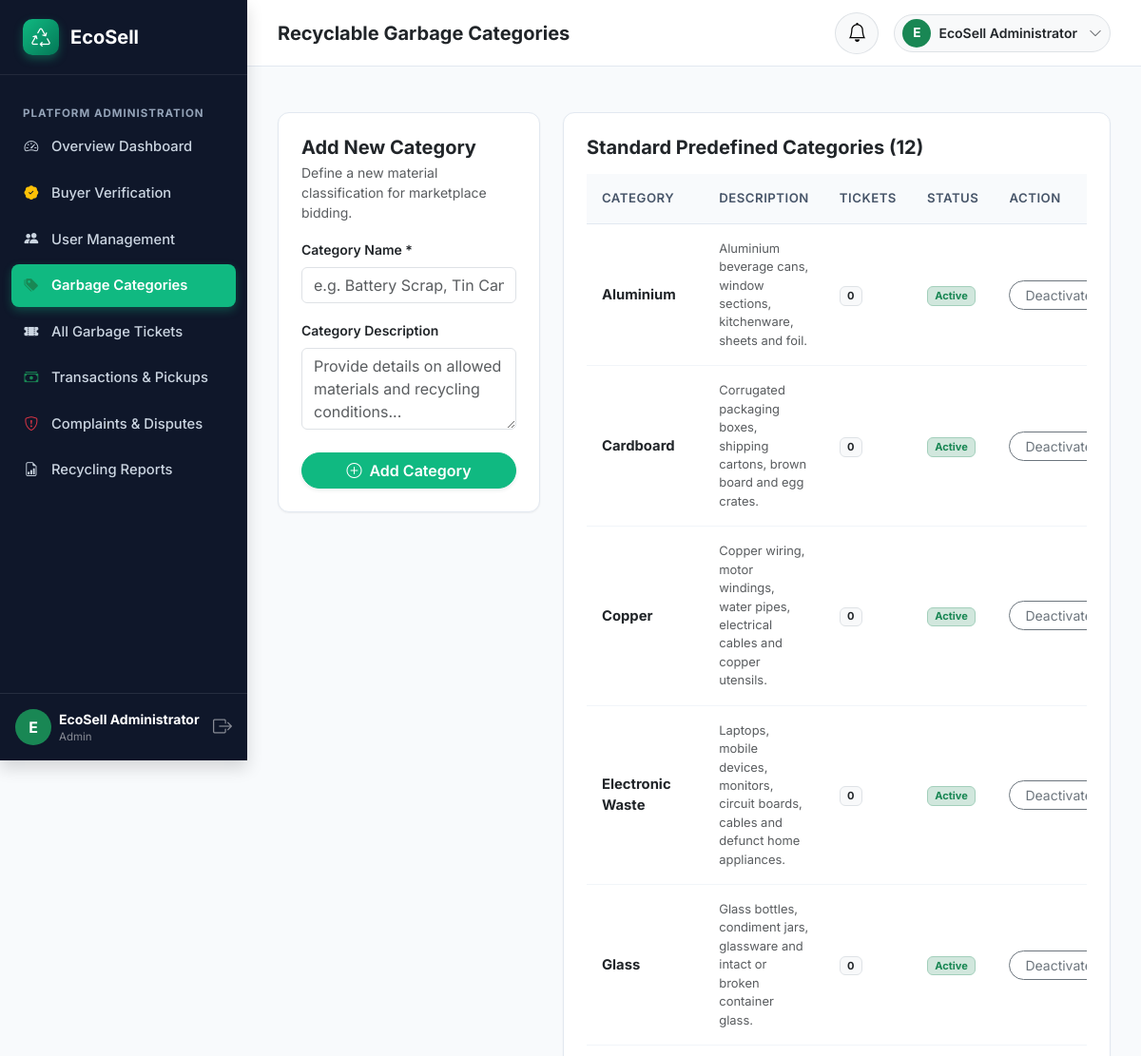
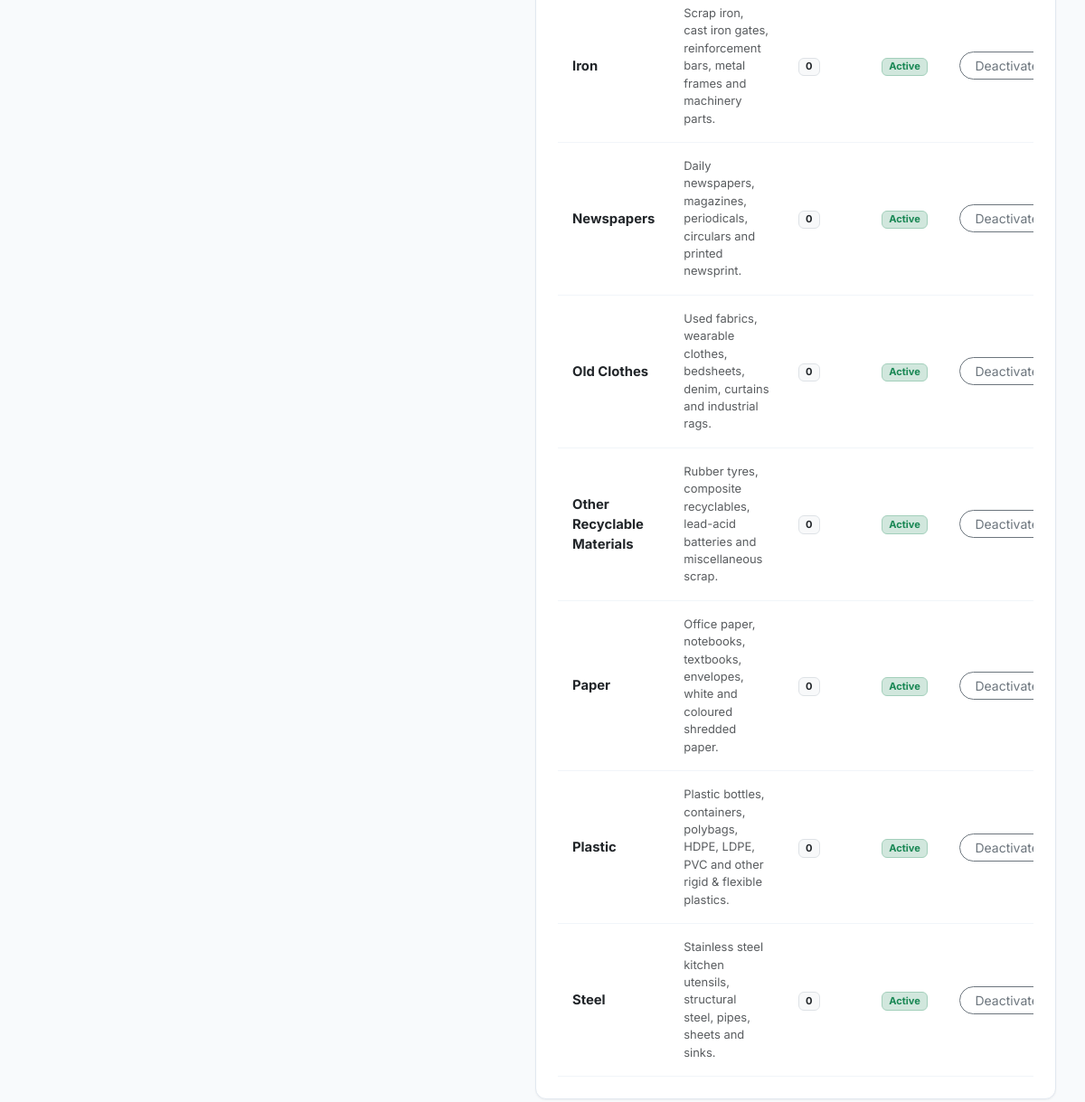
The app's page /admin/categories (signed in) with its own data (2 pictures, top to bottom).
### models/user.py (models this page shows, shortened)
class User(UserMixin, db.Model):
    __tablename__ = 'users'
    id = db.Column(db.Integer, primary_key=True, autoincrement=True)
    full_name = db.Column(db.String(150), nullable=False)
    email = db.Column(db.String(150), nullable=False, unique=True, index=True)
    phone = db.Column(db.String(25), nullable=False)
    password_hash = db.Column(db.String(255), nullable=False)
    role = db.Column(db.String(20), nullable=False, index=True)  # 'seller', 'buyer', 'admin'
    account_status = db.Column(db.String(20), default='active')  # 'active', 'pending', 'suspended'
    created_at = db.Column(db.DateTime, default=datetime.utcnow)
    seller_profile = db.relationship('SellerProfile', backref='user', uselist=False, cascade='all, delete-orphan')
    buyer_profile = db.relationship('BuyerProfile', backref='user', uselist=False, cascade='all, delete-orphan')
    selling_tickets = db.relationship('SellingTicket', backref='seller', lazy='dynamic', cascade='all, delete-orphan')
    buyer_offers = db.relationship('BuyerOffer', backref='buyer', lazy='dynamic', cascade='all, delete-orphan')
    buyer_prices = db.relationship('BuyerPrice', backref='buyer', lazy='dynamic', cascade='all, delete-orphan')
    complaints = db.relationship('Complaint', backref='user', lazy='dynamic', cascade='all, delete-orphan')
    notifications = db.relationship('Notification', backref='user', lazy='dynamic', cascade='all, delete-orphan', order_by='Notification.created_at.desc()')
    @property
    def is_seller(self):
        return self.role == 'seller'
    @property
    def is_buyer(self):
        return self.role == 'buyer'
    @property
    def is_admin(self):
        return self.role == 'admin'
    @property
    def is_active(self):
        return self.account_status == 'active'

### models/category.py (models this page shows, shortened)
class GarbageCategory(db.Model):
    __tablename__ = 'garbage_categories'
    id = db.Column(db.Integer, primary_key=True, autoincrement=True)
    category_name = db.Column(db.String(100), nullable=False, unique=True)
    description = db.Column(db.Text, nullable=True)
    image = db.Column(db.String(255), nullable=True)
    status = db.Column(db.String(20), default='active', index=True)  # 'active', 'inactive'
    tickets = db.relationship('SellingTicket', backref='category', lazy='dynamic')
    buyer_prices = db.relationship('BuyerPrice', backref='category', lazy='dynamic')

### routes/admin_routes.py (the view, shortened to what this page needs)
@admin_bp.route('/categories', methods=['GET', 'POST'])
@login_required
@admin_required
def categories():
    all_categories = GarbageCategory.query.order_by(GarbageCategory.category_name).all()
    return render_template('admin/categories.html', categories=all_categories)

### app.py (called while the page is built)
@login_manager.user_loader
def load_user(user_id):
    return User.query.get(int(user_id))

### templates/admin/categories.html (shortened to what this page needs)
{% extends "dashboard_base.html" %}
{% block page_title %}Recyclable Garbage Categories{% endblock %}
{% block sidebar_menu %}
<li class="sidebar-heading">Platform Administration</li>
<li class="sidebar-item">
    <a href="{{ url_for('admin.dashboard') }}" class="sidebar-link">
        <i class="bi bi-speedometer2"></i> Overview Dashboard
    </a>
</li>
<li class="sidebar-item">
    <a href="{{ url_for('admin.buyers_verification') }}" class="sidebar-link">
        <i class="bi bi-patch-check-fill text-warning"></i> Buyer Verification
    </a>
</li>
<li class="sidebar-item">
    <a href="{{ url_for('admin.users') }}" class="sidebar-link">
        <i class="bi bi-people-fill"></i> User Management
    </a>
</li>
<li class="sidebar-item">
    <a href="{{ url_for('admin.categories') }}" class="sidebar-link active">
        <i class="bi bi-tags-fill text-success"></i> Garbage Categories
    </a>
</li>
<li class="sidebar-item">
    <a href="{{ url_for('admin.tickets') }}" class="sidebar-link">
        <i class="bi bi-ticket-perforated-fill"></i> All Garbage Tickets
    </a>
</li>
<li class="sidebar-item">
    <a href="{{ url_for('admin.transactions') }}" class="sidebar-link">
        <i class="bi bi-cash-stack text-success"></i> Transactions & Pickups
    </a>
</li>
<li class="sidebar-item">
    <a href="{{ url_for('admin.complaints') }}" class="sidebar-link">
        <i class="bi bi-shield-exclamation text-danger"></i> Complaints & Disputes
    </a>
</li>
<li class="sidebar-item">
    <a href="{{ url_for('admin.reports') }}" class="sidebar-link">
        <i class="bi bi-file-earmark-bar-graph"></i> Recycling Reports
    </a>
</li>
{% endblock %}
{% block dashboard_body %}
<div class="row g-4">
    <div class="col-lg-4">
        <div class="ecosell-card p-4">
            <h5 class="fw-bold text-dark mb-1">Add New Category</h5>
            <p class="text-muted small mb-3">Define a new material classification for marketplace bidding.</p>
            <form method="POST" action="{{ url_for('admin.categories') }}">
                <div class="mb-3">
                    <label class="form-label small fw-semibold text-dark">Category Name *</label>
                    <input type="text" name="category_name" class="form-control" placeholder="e.g. Battery Scrap, Tin Cans" required>
                </div>
                <div class="mb-4">
                    <label class="form-label small fw-semibold text-dark">Category Description</label>
                    <textarea name="description" class="form-control" rows="3" placeholder="Provide details on allowed materials and recycling conditions..."></textarea>
                </div>
                <button type="submit" class="btn btn-success w-100 rounded-pill fw-semibold shadow-sm">
                    <i class="bi bi-plus-circle me-1"></i> Add Category
                </button>
            </form>
        </div>
    </div>
    <div class="col-lg-8">
        <div class="ecosell-card p-4">
            <h5 class="fw-bold text-dark mb-3">Standard Predefined Categories ({{ categories | length }})</h5>
            <div class="table-responsive">
                <table class="table-ecosell">
                    <thead>
                        <tr>
                            <th>Category</th>
                            <th>Description</th>
                            <th>Tickets</th>
                            <th>Status</th>
                            <th>Action</th>
                        </tr>
                    </thead>
                    <tbody>
                        {% for c in categories %}
                        <tr>
                            <td>
                                <strong class="text-dark">{{ c.category_name }}</strong>
                            </td>
                            <td>
                                <span class="text-muted small text-truncate-2" style="max-width: 280px; display: block;">
                                    {{ c.description or 'Standard recyclable material' }}
                                </span>
                            </td>
                            <td>
                                <span class="badge bg-light text-dark border">{{ c.tickets.count() }}</span>
                            </td>
                            <td>
                                <span class="badge {% if c.status == 'active' %}bg-success-subtle text-success border border-success-subtle{% else %}bg-secondary-subtle text-secondary border{% endif %}">
                                    {{ c.status | capitalize }}
                                </span>
                            </td>
                            <td>
                                <form method="POST" action="{{ url_for('admin.toggle_category', cat_id=c.id) }}">
                                    {% if c.status == 'active' %}
                                    <button type="submit" class="btn btn-sm btn-outline-secondary rounded-pill px-3" title="Deactivate">
                                        Deactivate
                                    </button>
                                    {% else %}
                                    <button type="submit" class="btn btn-sm btn-outline-success rounded-pill px-3" title="Activate">
                                        Activate
                                    </button>
                                    {% endif %}
                                </form>
                            </td>
                        </tr>
                        {% endfor %}
                    </tbody>
                </table>
            </div>
        </div>
    </div>
</div>
{% endblock %}

### templates/dashboard_base.html (shortened to what this page needs)
{% extends "base.html" %}
{% block layout %}
<div class="dashboard-wrapper">
    <aside class="dashboard-sidebar shadow">
        <div class="sidebar-brand">
            <div class="brand-leaf-icon">
                <i class="bi bi-recycle fs-5"></i>
            </div>
            <span>EcoSell</span>
        </div>
        <ul class="sidebar-nav">
            {% block sidebar_menu %}{% endblock %}
        </ul>
        <div class="p-3 border-top border-secondary border-opacity-25 mt-auto">
            <div class="d-flex align-items-center gap-2">
                <div class="rounded-circle bg-success text-white d-flex align-items-center justify-content-center fw-bold" style="width: 38px; height: 38px;">
                    {{ current_user.full_name[:1] | upper }}
                </div>
                <div class="overflow-hidden flex-grow-1">
                    <div class="text-white small fw-bold text-truncate">{{ current_user.full_name }}</div>
                    <div class="text-white-50 text-truncate" style="font-size: 0.72rem;">{{ current_user.role | capitalize }}</div>
                </div>
                <a href="{{ url_for('auth.logout') }}" class="text-white-50 hover-white" title="Logout">
                    <i class="bi bi-box-arrow-right fs-5"></i>
                </a>
            </div>
        </div>
    </aside>
    <div class="dashboard-main">
        <header class="dashboard-topbar">
            <div class="d-flex align-items-center gap-3">
                <h5 class="mb-0 fw-bold text-dark d-none d-sm-block">{% block page_title %}Dashboard{% endblock %}</h5>
            </div>
            <div class="d-flex align-items-center gap-3">
                <div class="dropdown">
                    <button class="btn btn-light rounded-circle position-relative border" type="button" data-bs-toggle="dropdown" aria-expanded="false">
                        <i class="bi bi-bell fs-5 text-gray-700"></i>
                    </button>
                </div>
                <div class="dropdown">
                    <button class="btn btn-light d-flex align-items-center gap-2 border rounded-pill py-1 px-2" type="button" data-bs-toggle="dropdown">
                        <div class="rounded-circle bg-success text-white d-flex align-items-center justify-content-center fw-bold" style="width: 30px; height: 30px; font-size: 0.85rem;">
                            {{ current_user.full_name[:1] | upper }}
                        </div>
                        <span class="small fw-semibold text-dark me-1 d-none d-md-inline">{{ current_user.full_name }}</span>
                        <i class="bi bi-chevron-down text-muted small"></i>
                    </button>
                </div>
            </div>
        </header>
        <div class="px-4 pt-3">
        </div>
        <div class="dashboard-content">
            {% block dashboard_body %}{% endblock %}
        </div>
    </div>
</div>
{% endblock %}

### static/css/style.css (style rules this page uses)
:root { --primary: #10b981; --primary-hover: #059669; --primary-dark: #047857; --primary-light: #ecfdf5; --primary-subtle: #d1fae5; --secondary: #0ea5e9; --secondary-dark: #0284c7; --dark: #0f172a; --dark-light: #1e293b; --gray-900: #0f172a; --gray-800: #1e293b; --gray-700: #334155; --gray-600: #475569; --gray-500: #64748b; --gray-400: #94a3b8; --gray-300: #cbd5e1; --gray-200: #e2e8f0; --gray-100: #f1f5f9; --gray-50: #f8fafc; --success: #10b981; --warning: #f59e0b; --danger: #ef4444; --info: #06b6d4; --sidebar-width: 260px; --topbar-height: 70px; --shadow-sm: 0 1px 2px 0 rgb(0 0 0 / 0.05); --shadow-md: 0 4px 6px -1px rgb(0 0 0 / 0.1), 0 2px 4px -2px rgb(0 0 0 / 0.1); --shadow-lg: 0 10px 15px -3px rgb(0 0 0 / 0.1), 0 4px 6px -4px rgb(0 0 0 / 0.1); --shadow-xl: 0 20px 25px -5px rgb(0 0 0 / 0.1), 0 8px 10px -6px rgb(0 0 0 / 0.1); --radius-sm: 8px; --radius-md: 12px; --radius-lg: 16px; --radius-xl: 24px; }
body { font-family: 'Inter', -apple-system, BlinkMacSystemFont, 'Segoe UI', Roboto, Helvetica, Arial, sans-serif; color: var(--gray-800); background-color: var(--gray-50); min-height: 100vh; display: flex; flex-direction: column; }
a { color: var(--primary-dark); text-decoration: none; transition: all 0.2s ease; }
.btn-success { background-color: #10b981; border-color: #10b981; }
.brand-leaf-icon { width: 38px; height: 38px; background: linear-gradient(135deg, var(--primary), var(--primary-dark)); color: white; display: flex; align-items: center; justify-content: center; border-radius: 10px; box-shadow: 0 4px 10px rgba(16, 185, 129, 0.35); }
.ecosell-card { background: #ffffff; border: 1px solid var(--gray-200); border-radius: var(--radius-md); box-shadow: var(--shadow-sm); transition: transform 0.2s ease, box-shadow 0.2s ease; }
.dashboard-wrapper { display: flex; min-height: 100vh; width: 100%; }
.dashboard-sidebar { width: var(--sidebar-width); background-color: var(--dark); color: #ffffff; display: flex; flex-direction: column; flex-shrink: 0; transition: all 0.3s ease; position: sticky; top: 0; height: 100vh; z-index: 1000; overflow-y: auto; }
.sidebar-brand { padding: 1.25rem 1.5rem; display: flex; align-items: center; gap: 0.75rem; color: #ffffff; font-weight: 700; font-size: 1.25rem; border-bottom: 1px solid rgba(255, 255, 255, 0.08); }
.sidebar-nav { padding: 1.25rem 0.75rem; list-style: none; margin: 0; flex: 1; }
.sidebar-heading { font-size: 0.72rem; text-transform: uppercase; letter-spacing: 1px; color: var(--gray-400); padding: 0.75rem 0.75rem 0.25rem; font-weight: 700; }
.sidebar-item { margin-bottom: 0.25rem; }
.sidebar-link { display: flex; align-items: center; gap: 0.85rem; padding: 0.7rem 0.85rem; color: var(--gray-300); border-radius: var(--radius-sm); font-weight: 500; font-size: 0.925rem; transition: all 0.2s ease; }
.sidebar-link.active { background: var(--primary); color: #ffffff; font-weight: 600; box-shadow: 0 4px 10px rgba(16, 185, 129, 0.3); }
.dashboard-main { flex: 1; display: flex; flex-direction: column; min-width: 0; background-color: #f8fafc; }
.dashboard-topbar { height: var(--topbar-height); background: #ffffff; border-bottom: 1px solid var(--gray-200); display: flex; align-items: center; justify-content: space-between; padding: 0 2rem; position: sticky; top: 0; z-index: 999; }
.dashboard-content { padding: 2rem; flex: 1; }
.table-ecosell { border-collapse: separate; border-spacing: 0; width: 100%; }
.table-ecosell th { background: #f8fafc; color: var(--gray-600); font-weight: 600; font-size: 0.825rem; text-transform: uppercase; letter-spacing: 0.5px; padding: 1rem; border-bottom: 1px solid var(--gray-200); }
.table-ecosell td { padding: 1rem; vertical-align: middle; border-bottom: 1px solid var(--gray-100); font-size: 0.925rem; }

### records on screen
User: full_name "E", full_name "EcoSell Administrator", role "Admin"
GarbageCategory: category_name "Aluminium", description "Aluminium beverage cans, window sections, kitchenware, sheets and foil.", tickets.count "0", status "Active", shows "Deactivate"
GarbageCategory: category_name "Cardboard", description "Corrugated packaging boxes, shipping cartons, brown board and egg crates.", tickets.count "0", status "Active", shows "Deactivate"
GarbageCategory: category_name "Copper", description "Copper wiring, motor windings, water pipes, electrical cables and copper utensils.", tickets.count "0", status "Active", shows "Deactivate"
GarbageCategory: category_name "Electronic Waste", description "Laptops, mobile devices, monitors, circuit boards, cables and defunct home appliances.", tickets.count "0", status "Active", shows "Deactivate"
GarbageCategory: category_name "Glass", description "Glass bottles, condiment jars, glassware and intact or broken container glass.", tickets.count "0", status "Active", shows "Deactivate"
GarbageCategory: category_name "Iron", description "Scrap iron, cast iron gates, reinforcement bars, metal frames and machinery parts.", tickets.count "0", status "Active", shows "Deactivate"
GarbageCategory: category_name "Newspapers", description "Daily newspapers, magazines, periodicals, circulars and printed newsprint.", tickets.count "0", status "Active", shows "Deactivate"
GarbageCategory: category_name "Old Clothes", description "Used fabrics, wearable clothes, bedsheets, denim, curtains and industrial rags.", tickets.count "0", status "Active", shows "Deactivate"
GarbageCategory: category_name "Other Recyclable Materials", description "Rubber tyres, composite recyclables, lead-acid batteries and miscellaneous scrap.", tickets.count "0", status "Active", shows "Deactivate"
GarbageCategory: category_name "Paper", description "Office paper, notebooks, textbooks, envelopes, white and coloured shredded paper.", tickets.count "0", status "Active", shows "Deactivate"
GarbageCategory: category_name "Plastic", description "Plastic bottles, containers, polybags, HDPE, LDPE, PVC and other rigid & flexible plastics.", tickets.count "0", status "Active", shows "Deactivate"
GarbageCategory: category_name "Steel", description "Stainless steel kitchen utensils, structural steel, pipes, sheets and sinks.", tickets.count "0", status "Active", shows "Deactivate"

### other values on screen
{{ categories | length }} "12"
